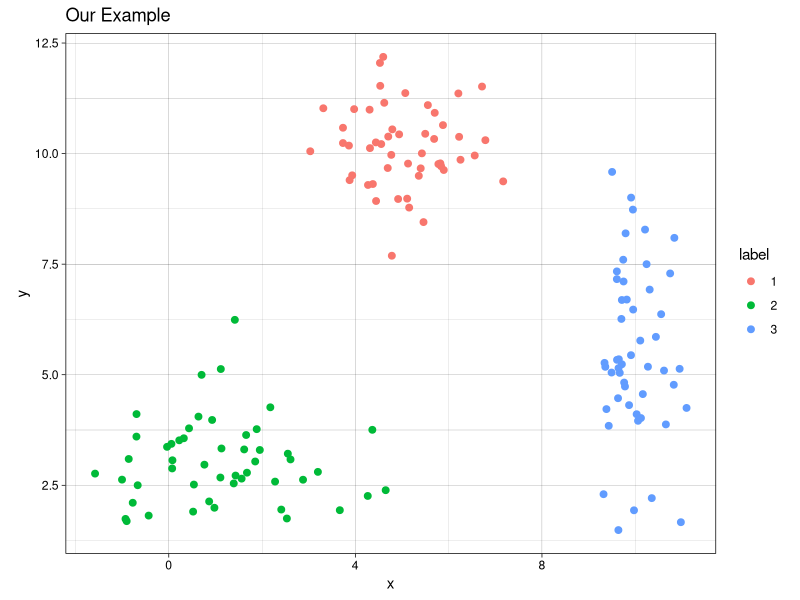
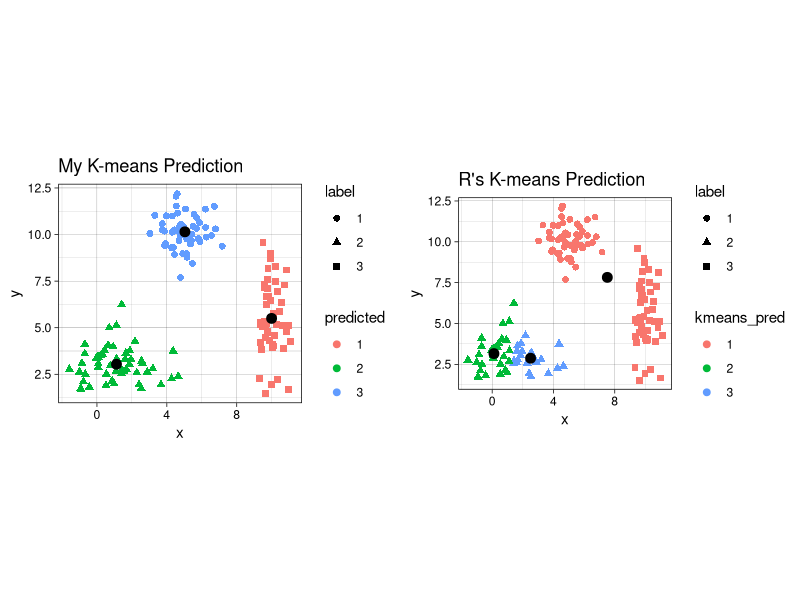
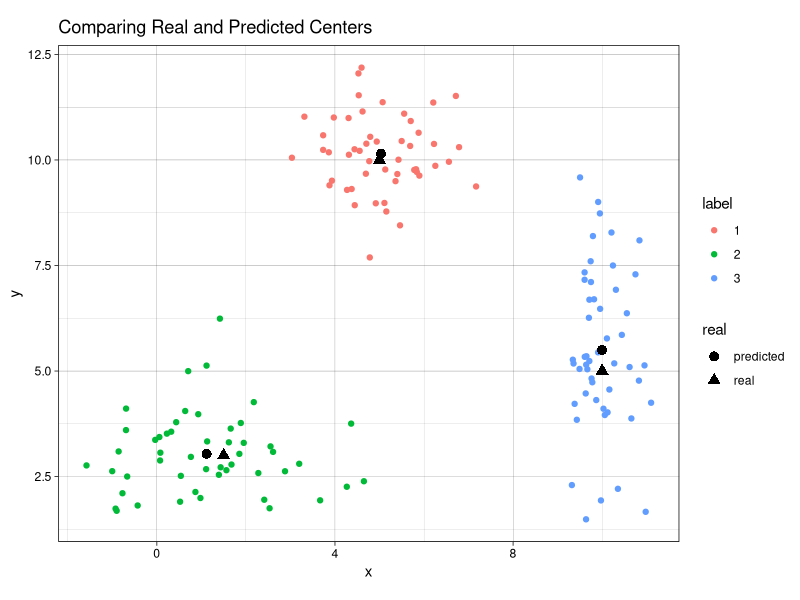
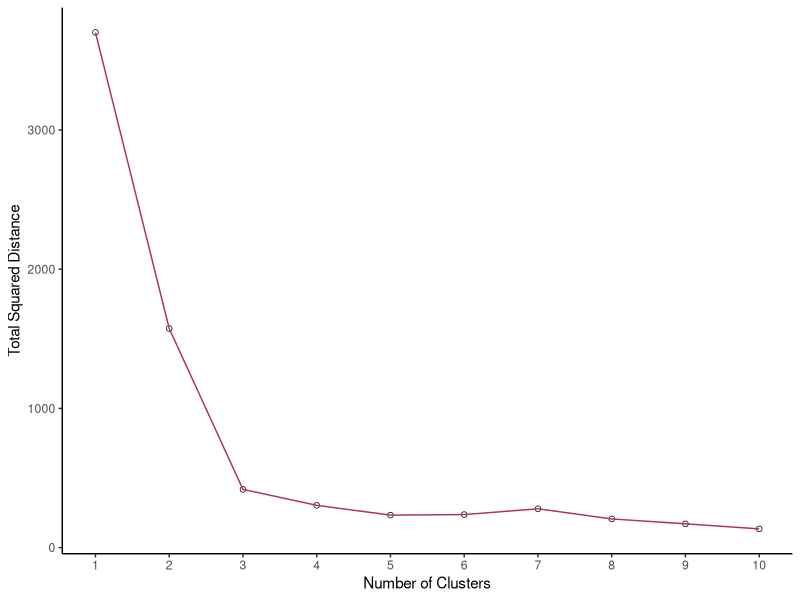
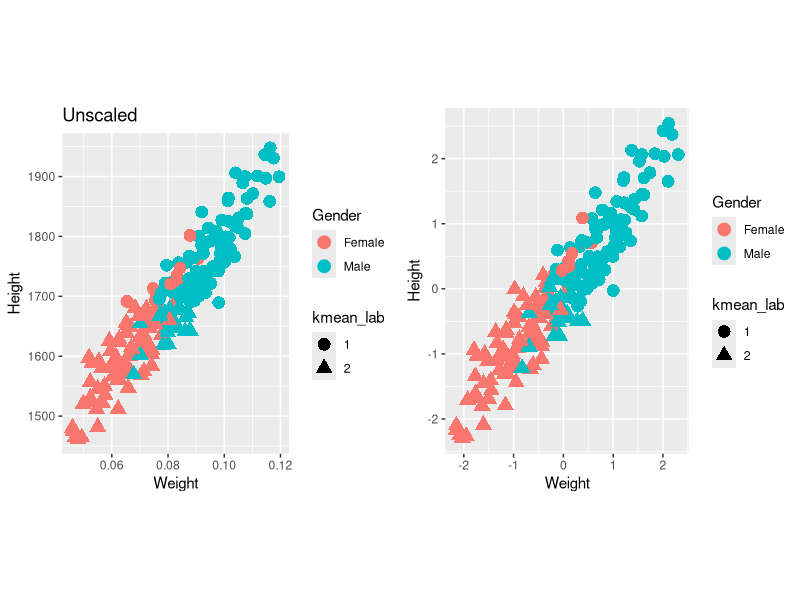

These charts were generated, in order, by the following R code:
## ---- chunk 1
knitr::opts_chunk$set(
  fig.path = "images/"
)
## ---- chunk 2
# first create individual clusters with different distribution parameters
set.seed(123) # setting a seed for reproducibility

x1 <- rnorm(50, mean = 5, sd = 1)
y1 <- rnorm(50, mean = 10, sd = 1)
df1 <- data.frame(x = x1, y = y1, label = 1)

x2 <- rnorm(50, mean = 1.5, sd = 1.5)
y2 <- rnorm(50, mean = 3, sd = 1)
df2 <- data.frame(x = x2, y = y2, label = 2)

x3 <- rnorm(50, mean = 10, sd = 0.5)
y3 <- rnorm(50, mean = 5, sd = 2)
df3 <- data.frame(x = x3, y = y3, label = 3)

combined <- rbind(df1, df2, df3)
combined$label <- as.factor(combined$label) # label must be converted into a factor since it will be interpreted as a continuous variable, which it is not.
## ---- chunk 3
library(ggplot2)
th <- theme_linedraw() # setting the theme for the plots
tiff('./images/plot1.tiff', units="in", width=5, height=3, res=300)

ggplot(combined, aes(x= x, y = y)) +
  geom_point(aes(color=label), size = 2) +
  labs(title = "Our Example") + 
  th + theme(aspect.ratio = 0.8) 

garb <- dev.off()
## ---- chunk 4
my_kmeans <- function(df, n_clusters){ # the function will take a dataframe and num clusters as input
  # first, get the range of possible values to initiate random centers
  
  Z_hist <- data.frame()          # create history of Z and centers to see progress of iterations
  C_hist <- data.frame()
  
  Z <- rep(-1, nrow(df))     # Z are our indicator variable, we need to set placeholders for these variables that are different values. values don't matter as long as they are different from each other
 
   Z_new <- rep(0, nrow(df))  # these variables will tell the algorithm when to stop iterations
  
  centers <- array(0, dim = c(n_clusters, ncol(df)) ) # create a placeholder for centers array
  # now we can initialize random centers

  min <- min(df)
  max <- max(df)  
  for(row in seq(1, n_clusters)){
    for(col in seq(1, dim(centers)[2] ))
      centers[row, col] <- runif(1, min, max)
  }
  
  # now that we have the centers, we need to find differences between each point from each cluster
  # we will create a distance matrix
  
  Dist <- array(0, dim = c(nrow(df), n_clusters ) )
  
  iteration = 0 # keep track of iterations
  while(sum(Z-Z_new) !=0 ){ # keep iterating until Z and Z_new are equal
    
    Z_add <- data.frame(Z = Z_new, iteration = iteration)
    C_add <- data.frame(centers, iteration = iteration)
    
    Z_hist <- rbind(Z_hist, Z_add) # appending new iterations to keep track of the history
    C_hist <- rbind(C_hist, C_add)
    
    Z <- Z_new
    for(center in seq(1, nrow(centers))){
      distance <- apply(df, 1, function(x) sum((x - centers[center, ])^2) ) # compute euclidian distance 
      for(x in seq(1, length(distance))){
        Dist[x, center] <- distance[x] # filling in distance matrix with euclidian distances
      }
    }
    
    Z_new <- max.col(-Dist) # note that max.col function finds the column that has the maximum value.
                            # since we want to find the minimum distance, we invert by distance matrix
                            # by multiplying the whole matrix by -1. 
    
    # next, we need to move the centers since the center values for each cluster has changed
    
    for(center in seq(1, n_clusters)){
      for(var in seq(1, ncol(centers) )){
        if(sum(Z_new==center) ==0 ) centers[center, var] = centers[center, var]
        else centers[center, var] <- mean(df[Z_new == center, var])
      }
    }

    iteration = iteration + 1
  }
  # cat('Took', iteration - 1, 'iterations to converge!')
  Z_hist$prediction <- as.factor(Z_hist$Z)
  Z_new <- as.factor(Z_new)
  output <- list(Z_new, centers, Z_hist, C_hist)
  return(output)
}

## ---- chunk 5
library(gganimate)

no_labs = combined[,1:2]

prediction <- my_kmeans(no_labs, 3)
Z_hist <- cbind(combined, prediction[[3]])
c_hist <- prediction[[4]]

g <- ggplot(Z_hist, aes(x = x, y = y)) +
  geom_point(aes(color = prediction, shape = label), size = 1) +
  geom_point(data = c_hist, aes(x = X1, y = X2), size = 2) +
  labs(title = 'Iteration: {frame_time}') +
  th + theme(text = element_text(size = 5)) +
  transition_time(iteration) 

animate(g, nframes=  length(unique(Z_hist$iteration)), fps = 1,
        width = 1000, height=800, res = 300)
## ---- chunk 6
combined$predicted <- as.factor(prediction[[1]]) # remeber to convert the integer values to  factors
centers <- prediction[[2]]

kmeans <- kmeans(no_labs, 3)

combined$kmeans_pred <- as.factor(kmeans$cluster)

g1 <- ggplot(combined, aes(x = x, y = y)) + 
  geom_point(aes(color = predicted, shape = label), size = 2) +
  geom_point(data = data.frame(centers), aes(X1, X2), size = 3) +
  labs(title = 'My K-means Prediction') +
  th + theme(aspect.ratio = 0.9)

g2 <- ggplot(combined, aes(x=x , y = y)) +
  geom_point(aes(color = kmeans_pred, shape = label), size = 2) +
  geom_point(data = data.frame(data.frame(kmeans$centers)), aes(x, y), size = 3) +
  labs(title = "R's K-means Prediction") +
  th + theme(aspect.ratio = 0.9)

library(gridExtra) # import library to display graphs in a grid

tiff('./images/plot2.tiff', units="in", width=10, height=5, res=600)

grid.arrange(g1, g2, nrow=1, respect=TRUE)

garb <- dev.off()
## ---- chunk 7
predicted_centers <- tail(c_hist, 3)[,-3] # k-means predicted centers
predicted_centers$real <- 'predicted'

real_centers <- matrix(c(5,10,1.5,3,10,5), byrow = TRUE, ncol=2) # generated data from these centers
real_centers <- data.frame(real_centers)
real_centers$real <- 'real'

both_centers <- rbind(predicted_centers, real_centers)

tiff('./images/plot3.tiff', units="in", width=5, height=3, res=300)
 
ggplot(combined, aes(x = x, y = y)) +
  geom_point(aes(color = label)) +
  geom_point(data = both_centers, aes(x= X1,y= X2, shape = real), size = 3) +
  labs(title = 'Comparing Real and Predicted Centers') +
  th + theme(aspect.ratio = 0.8)

garb <- dev.off()
## ---- chunk 8
# first create function to determine total distance from clusters
# pass in the data (raw data), the predicted labels from k means, and the centers
find_distances <- function(data, predicted_labs, centers){
  # first prepare dataframes for computations
  merged <- cbind(data, center = predicted_labs) # combining the raw data with the predicted labs
  # center_lab <- data.frame(centers, center = 1:nrow(centers))
  #merged2 <- merge(merged1, center_lab)
  tot_sq_dist <- 0 # initialize total square distacnce
  
  for(cen in 1:nrow(centers)){
    cluster_points <- merged[merged$center==cen,  colnames(merged) != 'center']
    if(nrow(cluster_points)!=0){
      expand_centers <- matrix(rep(centers[cen,], nrow(cluster_points)), ncol = 2, byrow=TRUE)
      sq_dist <- sum((cluster_points - expand_centers)^2)
      tot_sq_dist <- tot_sq_dist + sq_dist
    }
  }
  return(tot_sq_dist)  
}

km <- my_kmeans(no_labs, 4)
predicted_labs <- km[[1]]
centers <- km[[2]]
find_distances(no_labs, predicted_labs, centers)
## ---- chunk 9
lab_hist <- data.frame() # initialize histories
cen_hist <- data.frame()
dist_hist <- data.frame()

num_clusters <- 10
for(clusters in 1:num_clusters){
  km <- my_kmeans(no_labs, n_clusters = clusters)
  
  new_df <- no_labs
  new_df$pred <- km[[1]]
  new_df$num_clusters <- clusters
  
  centers <- data.frame(km[[2]])
  centers$num_clusters <- clusters
  
  lab_hist <- rbind(lab_hist, new_df)
  cen_hist <- rbind(cen_hist, centers)
  
  sq_dist <- find_distances(no_labs, new_df$pred,
                                    as.matrix(centers[,colnames(centers) != 'num_clusters']))
  sq_dist_df <- data.frame(sq_dist, num_clusters = clusters)
  dist_hist <- rbind(dist_hist, sq_dist_df)
}

tiff('./images/scree.tiff', units="px", width=1000, height=800, res=300)

ggplot(dist_hist, aes(x = num_clusters, y = sq_dist)) +
  geom_point() +
  geom_point(color = 'white', size = 1) +
  geom_line(color = 'maroon') +
  xlab('Number of Clusters') + ylab('Total Squared Distance') +
  scale_x_continuous(breaks = 0:num_clusters+1) + theme_classic()
  
garb <- dev.off()

# create the gif
g <- ggplot(lab_hist, aes(x,y)) +
  geom_point(aes(color = pred)) +
  geom_point(data = cen_hist, aes(X1, X2)) +
  labs(title = 'Number of Clusters: {frame_time}') +
  th + theme(text = element_text(size = 8), legend.position = 'none') +
  transition_time(num_clusters) 
  
animate(g, nframes =  num_clusters, fps = 1,
        width = 1000, height=800, res = 300)
## ---- chunk 10
library(knitr)
h_w <- read.csv('./data/gender-height-weight.csv')[,c(1,4:5)]
colnames(h_w) = c('Gender', 'Height', 'Weight')
# sample observations, since harder to see with 10000 observations
h_w_sample <- h_w[sample(1:nrow(h_w), 200),]
# converting inches to feet for sake of demonstration
h_w_sample$Height = h_w_sample$Height*10
h_w_sample$Weight <- h_w_sample$Weight * 0.0011
h_w_sample$kmean_lab <- as.factor(kmeans(h_w_sample[,2:3], 2)$cluster)

h_w_scaled <- data.frame(scale(h_w_sample[2:3]))
h_w_scaled$Gender <- h_w_sample$Gender
h_w_scaled$kmean_lab <- as.factor(kmeans(h_w_scaled[,1:2], 2)$cluster)

g1 <- ggplot(h_w_sample, aes(x = Weight, y = Height)) + 
  geom_point(aes(color = Gender, shape = kmean_lab), size = 4) + 
  labs(title = "Unscaled")

g2 <- ggplot(h_w_scaled, aes(x = Weight, y = Height)) + 
         geom_point(aes(color = Gender, shape = kmean_lab), size = 4)

tiff('./images/scaling.tiff', units="in", width=10, height=5, res=600)

grid.arrange(g1, g2, nrow=1, respect=TRUE)

garb <- dev.off()


t1 <- table(h_w_sample$Gender, h_w_sample$kmean_lab)
t2 <- table(h_w_scaled$Gender, h_w_scaled$kmean_lab)
kable(list(t1, t2))
## ---- chunk 11
